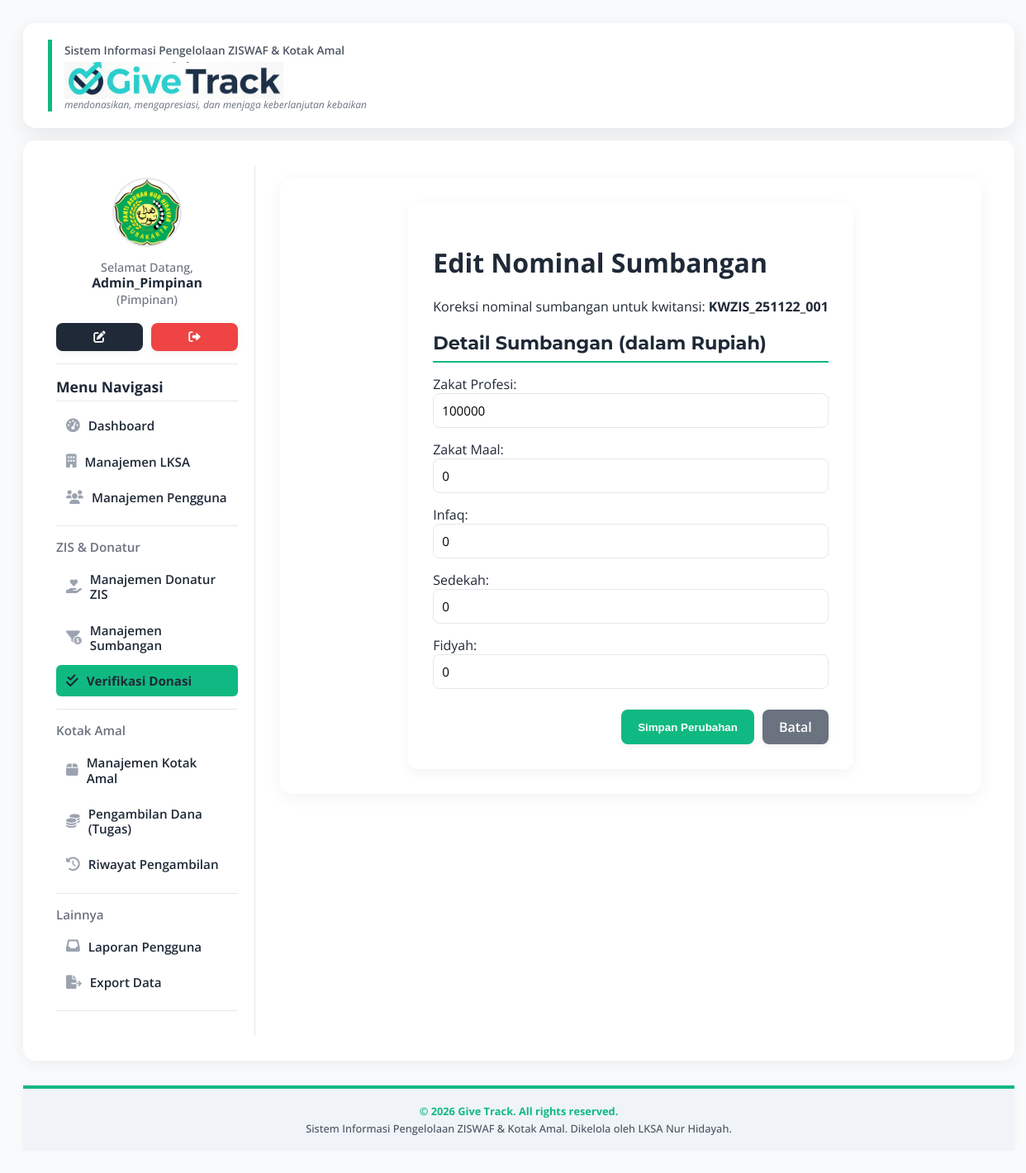
Page /pages/edit_sumbangan.php?id=KWZIS_251122_001 (signed in) on the committed database.
### tables this page shows
CREATE TABLE `user` (
  `Id_user` varchar(30) NOT NULL,
  `Nama_User` varchar(100) NOT NULL,
  `Password` varchar(255) NOT NULL COMMENT 'Untuk menyimpan password yang di-hash',
  `Jabatan` varchar(50) NOT NULL,
  `Id_lksa` varchar(25) NOT NULL,
  `Foto` varchar(255) DEFAULT NULL,
  `Status` enum('Active','Archived') NOT NULL DEFAULT 'Active'
);

CREATE TABLE `sumbangan` (
  `ID_Kwitansi_ZIS` varchar(30) NOT NULL,
  `ID_user` varchar(30) NOT NULL COMMENT 'Petugas yang menginput',
  `Id_lksa` varchar(25) NOT NULL,
  `ID_donatur` varchar(25) DEFAULT NULL,
  `Zakat_Profesi` decimal(12,0) DEFAULT '0',
  `Zakat_Maal` decimal(12,0) DEFAULT '0',
  `Infaq` decimal(12,0) DEFAULT '0',
  `Sedekah` decimal(12,0) DEFAULT '0',
  `Fidyah` decimal(12,0) DEFAULT '0',
  `Natura` text,
  `Tgl` date NOT NULL,
  `Status_Verifikasi` enum('Belum Terverifikasi','Terverifikasi') NOT NULL DEFAULT 'Belum Terverifikasi'
);

### pages/edit_sumbangan.php (the view, shortened to what this page needs)
<?php
include '../config/database.php';
include '../includes/header.php';
$id_kwitansi = $_GET['id'] ?? '';
$sql = "SELECT * FROM Sumbangan WHERE ID_Kwitansi_ZIS = ?";
$stmt = $conn->prepare($sql);
$stmt->bind_param("s", $id_kwitansi);
$stmt->execute();
$result = $stmt->get_result();
$data_sumbangan = $result->fetch_assoc();
?>
<div class="content">
    <div class="form-container">
        <h1>Edit Nominal Sumbangan</h1>
        <p>Koreksi nominal sumbangan untuk kwitansi: <strong><?php echo htmlspecialchars($data_sumbangan['ID_Kwitansi_ZIS']); ?></strong></p>
        <form action="proses_edit_sumbangan.php" method="POST">
            <div class="form-section">
                <h2>Detail Sumbangan (dalam Rupiah)</h2>
                <div class="form-group">
                    <label>Zakat Profesi:</label>
                    <input type="number" name="zakat_profesi" value="<?php echo htmlspecialchars($data_sumbangan['Zakat_Profesi']); ?>">
                </div>
                <div class="form-group">
                    <label>Zakat Maal:</label>
                    <input type="number" name="zakat_maal" value="<?php echo htmlspecialchars($data_sumbangan['Zakat_Maal']); ?>">
                </div>
                <div class="form-group">
                    <label>Infaq:</label>
                    <input type="number" name="infaq" value="<?php echo htmlspecialchars($data_sumbangan['Infaq']); ?>">
                </div>
                <div class="form-group">
                    <label>Sedekah:</label>
                    <input type="number" name="sedekah" value="<?php echo htmlspecialchars($data_sumbangan['Sedekah']); ?>">
                </div>
                <div class="form-group">
                    <label>Fidyah:</label>
                    <input type="number" name="fidyah" value="<?php echo htmlspecialchars($data_sumbangan['Fidyah']); ?>">
                </div>
            </div>
            <div class="form-actions">
                <button type="submit" class="btn btn-success">Simpan Perubahan</button>
                <a href="verifikasi-donasi.php" class="btn btn-cancel">Batal</a>
            </div>
        </form>
    </div>
</div>
<?php
include '../includes/footer.php';
?>

### includes/header.php (shortened to what this page needs)
<?php
$base_url = "http://" . $_SERVER['HTTP_HOST'] . "/lksa_nh/";
$current_page = basename($_SERVER['PHP_SELF']);
$current_dir = basename(dirname($_SERVER['PHP_SELF']));
$dashboard_active = ($current_page == 'index.php' || strpos($current_page, 'dashboard_') !== false) ? 'active' : '';
$lksa_active = ($current_page == 'lksa.php' || $current_page == 'tambah_lksa.php' || $current_page == 'tambah_pimpinan.php' || $current_page == 'edit_lksa.php') ? 'active' : '';
$users_active = ($current_page == 'users.php' || $current_page == 'tambah_pengguna.php' || $current_page == 'edit_pengguna.php') ? 'active' : '';
$donatur_active = ($current_page == 'donatur.php' || $current_page == 'tambah_donatur.php' || $current_page == 'edit_donatur.php') ? 'active' : '';
$sumbangan_active = ($current_page == 'sumbangan.php' || $current_page == 'tambah_sumbangan.php' || $current_page == 'detail_sumbangan.php') ? 'active' : '';
$verifikasi_active = ($current_page == 'verifikasi-donasi.php' || $current_page == 'edit_sumbangan.php' || $current_page == 'wa-blast-form.php') ? 'active' : '';
$kotak_amal_active = ($current_page == 'kotak-amal.php' || $current_page == 'tambah_kotak_amal.php' || $current_page == 'edit_kotak_amal.php') ? 'active' : '';
$dana_kotak_amal_active = ($current_page == 'dana-kotak-amal.php' || $current_page == 'edit_dana_kotak_amal.php' || $current_page == 'catat_pengambilan_ka.php' || $current_page == 'detail_surat_tugas.php') ? 'active' : '';
$riwayat_ka_active = ($current_page == 'riwayat_dana_kotak_amal.php') ? 'active' : '';
$laporan_active = ($current_page == 'laporan.php' || $current_page == 'tambah_laporan.php' || $current_page == 'detail_laporan.php') ? 'active' : '';
$export_menu_active = ($current_page == 'export_data_menu.php') ? 'active' : '';
$show_sidebar = false;
$sidebar_html = '';
if (isset($_SESSION['loggedin']) && isset($_SESSION['id_user'])) {
    if (isset($conn)) {
        $id_user = $_SESSION['id_user'];
        $user_info_sql = "SELECT Nama_User, Foto, Jabatan FROM User WHERE Id_user = '$id_user'";
        $user_info_result = $conn->query($user_info_sql);
        $user_info = $user_info_result ? $user_info_result->fetch_assoc() : null;
        $nama_user = $user_info['Nama_User'] ?? 'Pengguna';
        $foto_user = $user_info['Foto'] ?? '';
        $jabatan = $user_info['Jabatan'] ?? '';
        $foto_path = $foto_user ? $base_url . 'assets/img/' . $foto_user : $base_url . 'assets/img/yayasan.png';
        $sidebar_stats = $sidebar_stats ?? '';
        if ($current_page == 'index.php' || $current_dir == 'dashboards' || in_array($current_page, ['lksa.php', 'users.php', 'donatur.php', 'sumbangan.php', 'kotak-amal.php', 'verifikasi-donasi.php', 'dana-kotak-amal.php', 'tambah_pimpinan.php', 'tambah_pengguna.php', 'tambah_donatur.php', 'tambah_kotak_amal.php', 'tambah_sumbangan.php', 'laporan.php', 'tambah_laporan.php', 'edit_pengguna.php', 'edit_donatur.php', 'edit_sumbangan.php', 'edit_kotak_amal.php', 'edit_lksa.php', 'edit_dana_kotak_amal.php', 'detail_sumbangan.php', 'detail_laporan.php', 'export_data_menu.php', 'riwayat_dana_kotak_amal.php'])) {
            if ($current_page != 'dashboard_donatur.php' && $current_page != 'dashboard_pemilik_kotak_amal.php') {
                $show_sidebar = true;
            }
        }
        if ($show_sidebar) {
            ?>
            <div class="sidebar-wrapper">
                <img src="<?php echo htmlspecialchars($foto_path); ?>" alt="Foto Profil" class="profile-img">
                <p class="welcome-text-sidebar">Selamat Datang,<br>
                    <strong><?php echo htmlspecialchars($nama_user); ?></strong> (<?php echo htmlspecialchars($jabatan); ?>)
                </p>
                <div class="sidebar-util-btns">
                    <a href="<?php echo $base_url; ?>pages/edit_pengguna.php?id=<?php echo htmlspecialchars($id_user); ?>"
                        class="btn btn-primary sidebar-small-btn" title="Edit Profil"><i class="fas fa-edit"></i></a>
                    <a href="<?php echo $base_url; ?>login/logout.php" class="btn btn-danger sidebar-small-btn" title="Logout"><i class="fas fa-sign-out-alt"></i>
                        </a>
                </div>
                <hr>
                <?php echo $sidebar_stats; ?> <h2>Menu Navigasi</h2>
                <div class="sidebar-nav-group">
                    <a href="<?php echo $base_url; ?>index.php" class="sidebar-nav-item <?php echo $dashboard_active; ?>">
                        <i class="fas fa-tachometer-alt"></i> Dashboard
                    </a>
                    <?php if ($_SESSION['jabatan'] == 'Pimpinan' && $_SESSION['id_lksa'] == 'Pimpinan_Pusat') { ?>
                        <a href="<?php echo $base_url; ?>pages/lksa.php" class="sidebar-nav-item <?php echo $lksa_active; ?>">
                            <i class="fas fa-building"></i> Manajemen LKSA
                        </a>
                    <?php } ?>
                    <?php if ($_SESSION['jabatan'] == 'Pimpinan' || $_SESSION['jabatan'] == 'Kepala LKSA') { ?>
                        <a href="<?php echo $base_url; ?>pages/users.php" class="sidebar-nav-item <?php echo $users_active; ?>">
                            <i class="fas fa-users"></i> Manajemen Pengguna
                        </a>
                    <?php } ?>
                </div>
                <?php if ($_SESSION['jabatan'] == 'Pimpinan' || $_SESSION['jabatan'] == 'Kepala LKSA' || $_SESSION['jabatan'] == 'Pegawai') { ?>
                    <hr class="nav-divider">
                    <h3>ZIS & Donatur</h3>
                    <div class="sidebar-nav-group">
                        <a href="<?php echo $base_url; ?>pages/donatur.php" class="sidebar-nav-item <?php echo $donatur_active; ?>">
                            <i class="fas fa-hand-holding-heart"></i> Manajemen Donatur ZIS
                        </a>
                        <a href="<?php echo $base_url; ?>pages/sumbangan.php" class="sidebar-nav-item <?php echo $sumbangan_active; ?>">
                            <i class="fas fa-funnel-dollar"></i> Manajemen Sumbangan
                        </a>
                        <?php if ($_SESSION['jabatan'] == 'Pimpinan' || $_SESSION['jabatan'] == 'Kepala LKSA') { ?>
                            <a href="<?php echo $base_url; ?>pages/verifikasi-donasi.php" class="sidebar-nav-item <?php echo $verifikasi_active; ?>">
                                <i class="fas fa-check-double"></i> Verifikasi Donasi
                            </a>
                        <?php } ?>
                    </div>
                <?php } ?>
                <?php if ($_SESSION['jabatan'] == 'Pimpinan' || $_SESSION['jabatan'] == 'Kepala LKSA' || $_SESSION['jabatan'] == 'Petugas Kotak Amal') { ?>
                    <hr class="nav-divider">
                    <h3>Kotak Amal</h3>
                    <div class="sidebar-nav-group">
                        <a href="<?php echo $base_url; ?>pages/kotak-amal.php" class="sidebar-nav-item <?php echo $kotak_amal_active; ?>">
                            <i class="fas fa-box"></i> Manajemen Kotak Amal
                        </a>
                        <a href="<?php echo $base_url; ?>pages/dana-kotak-amal.php" class="sidebar-nav-item <?php echo $dana_kotak_amal_active; ?>">
                            <i class="fas fa-coins"></i> Pengambilan Dana (Tugas)
                        </a>
                        <a href="<?php echo $base_url; ?>pages/riwayat_dana_kotak_amal.php" class="sidebar-nav-item <?php echo $riwayat_ka_active; ?>">
                            <i class="fas fa-history"></i> Riwayat Pengambilan
                        </a>
                        </div>
                <?php } ?>
                <?php if ($_SESSION['jabatan'] == 'Pimpinan' || $_SESSION['jabatan'] == 'Kepala LKSA') { ?>
                    <hr class="nav-divider">
                    <h3>Lainnya</h3>
                    <div class="sidebar-nav-group">
                        <a href="<?php echo $base_url; ?>pages/laporan.php" class="sidebar-nav-item <?php echo $laporan_active; ?>">
                            <i class="fas fa-inbox"></i> Laporan Pengguna
                        </a>
                        <a href="<?php echo $base_url; ?>pages/export_data_menu.php" class="sidebar-nav-item <?php echo $export_menu_active; ?>">
                            <i class="fas fa-file-export"></i> Export Data
                        </a>
                        </div>
                <?php } ?>
                <hr>
            </div>
            <?php
            $sidebar_html = ob_get_clean();
        }
    }
}
?>
<!DOCTYPE html>
<html lang="id">
<head>
    <link rel="stylesheet" href="https://cdnjs.cloudflare.com/ajax/libs/font-awesome/6.0.0-beta3/css/all.min.css">
</head>
<body>
    <div class="container">
        <div class="header">
            <div class="header-logo-section">
                <span class="header-slogan-top">Sistem Informasi Pengelolaan ZISWAF & Kotak Amal</span>
                <h1 class="header-title-main">
                     <img src="<?php echo $base_url; ?>assets/img/give_track_logo_final.png" alt="Give Track Logo System" class="header-logo-img">
                </h1>
                <span class="header-slogan-bottom">mendonasikan, mengapresiasi, dan menjaga keberlanjutan kebaikan</span>
            </div>
        </div>
        <?php if ($show_sidebar) { ?>
            <div class="content">
                <?php echo $sidebar_html; ?>
                <div class="main-content-area">
                <?php } else { ?>
                    <div class="content">
                    <?php } ?>

### rows in the picture
user: Nama_User "Admin_Pimpinan", Jabatan "Pimpinan"
sumbangan: ID_Kwitansi_ZIS "KWZIS_251122_001", zakat_profesi "100000", zakat_maal "0", infaq "0", sedekah "0", fidyah "0"
